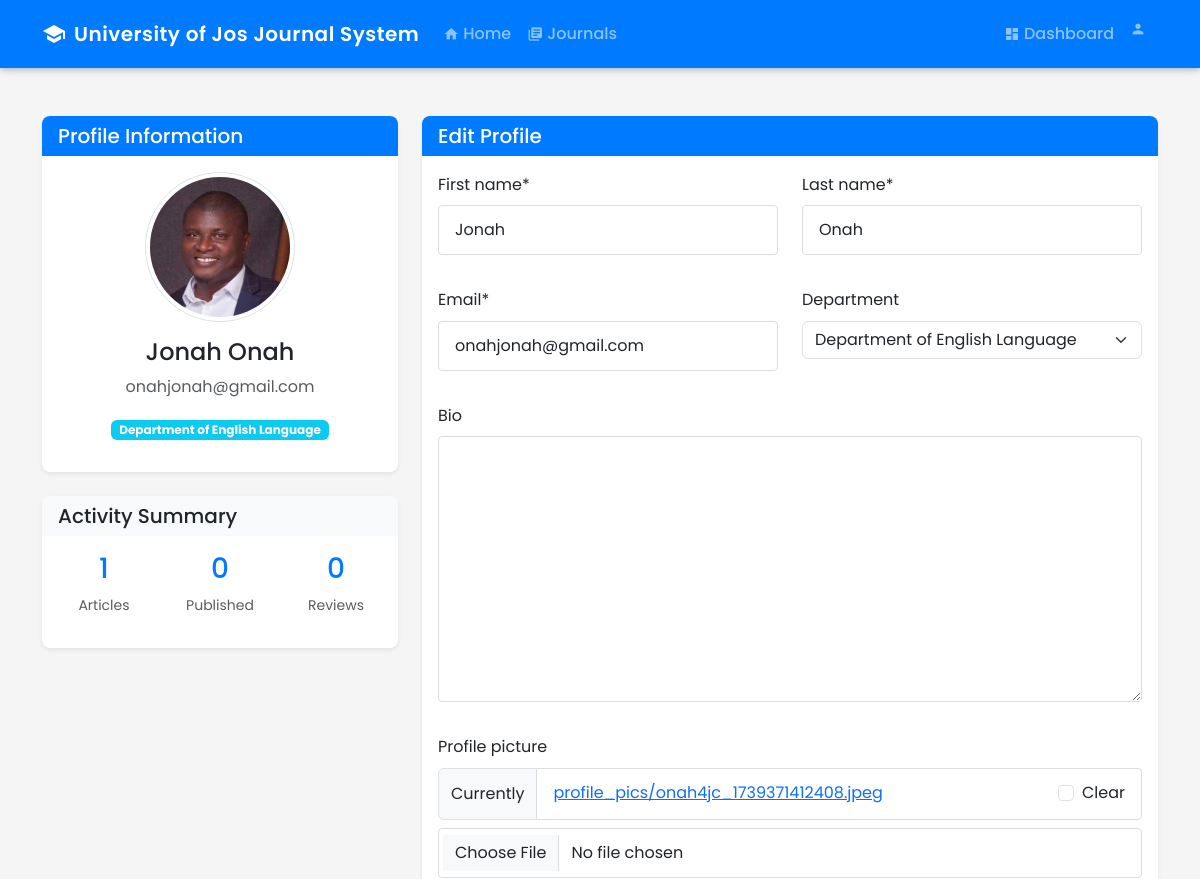
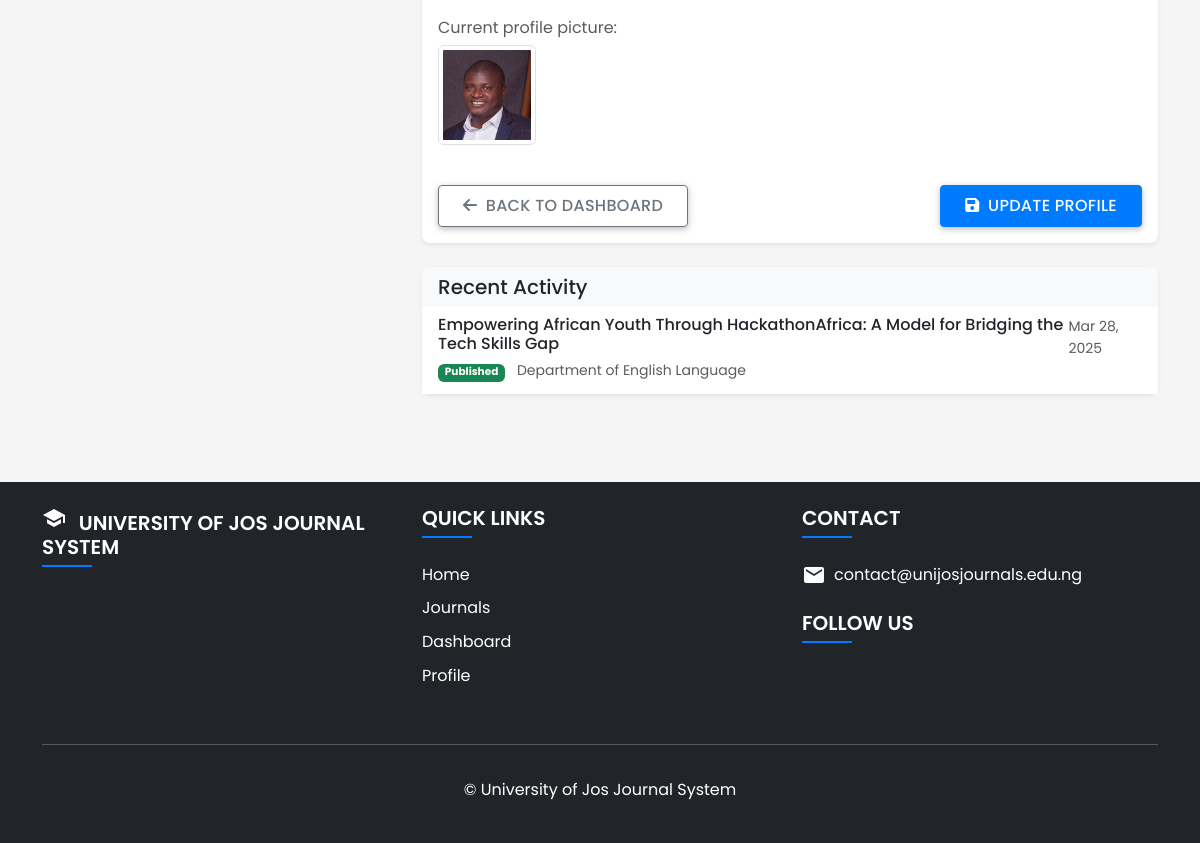
The page /profile/ (signed in) on the database as committed earlier (2 pictures, top to bottom).
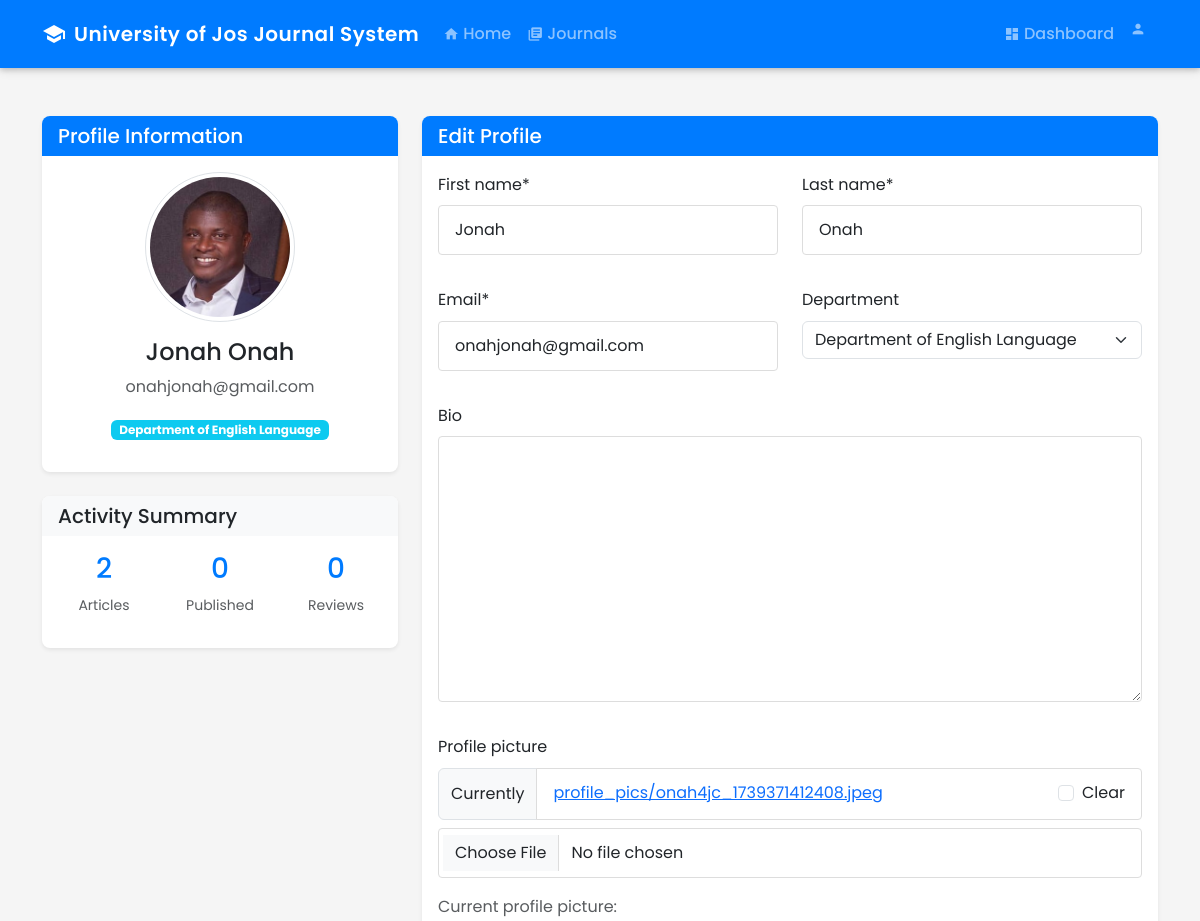
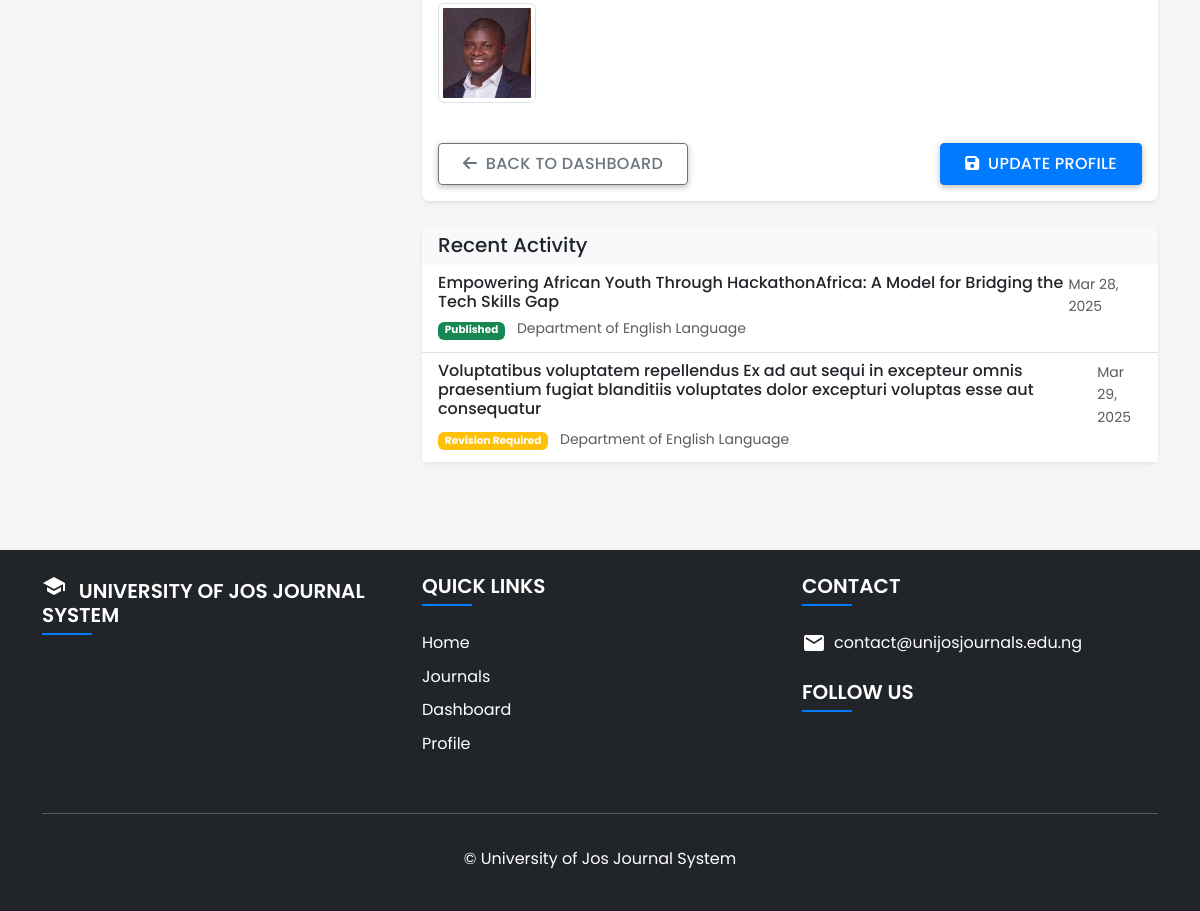
The same page on the database as committed later (2 pictures, top to bottom).
### journalapp/models.py (models this page shows, shortened)
class CustomUser(AbstractBaseUser, PermissionsMixin):
    email = models.EmailField(unique=True)
    first_name = models.CharField(max_length=30, blank=True)
    last_name = models.CharField(max_length=30, blank=True)
    is_active = models.BooleanField(default=True)
    is_staff = models.BooleanField(default=False)
    date_joined = models.DateTimeField(default=timezone.now)
    objects = CustomUserManager()
    USERNAME_FIELD = 'email'
    REQUIRED_FIELDS = []
    class Meta:
        verbose_name = 'User'
        verbose_name_plural = 'Users'
    def get_full_name(self):
        return f"{self.first_name} {self.last_name}".strip()

class Article(models.Model):
    STATUS_CHOICES = (
        ('draft', 'Draft'),
        ('submitted', 'Submitted'),
        ('under_review', 'Under Review'),
        ('revision_required', 'Revision Required'),
        ('accepted', 'Accepted'),
        ('rejected', 'Rejected'),
        ('published', 'Published'),
    )
    title = models.CharField(max_length=200)
    abstract = RichTextField()
    author = models.ForeignKey(settings.AUTH_USER_MODEL, on_delete=models.CASCADE, related_name='journals')
    department = models.ForeignKey(Department, on_delete=models.CASCADE)
    category = models.ForeignKey(ArticleCategory, on_delete=models.CASCADE)
    content = RichTextField()
    keywords = models.CharField(max_length=255, blank=True, help_text="Enter keywords separated by commas")
    file = models.FileField(upload_to='journal_files', blank=True, null=True)
    status = models.CharField(max_length=20, choices=STATUS_CHOICES, default='draft')
    revised_document = models.FileField(upload_to='revised_documents/', null=True, blank=True)
    revision_notes = models.TextField(blank=True, null=True)
    created_at = models.DateTimeField(auto_now_add=True)
    updated_at = models.DateTimeField(auto_now=True)
    published_at = models.DateTimeField(null=True, blank=True)

class Department(models.Model):
    name = models.CharField(max_length=100)
    code = models.CharField(max_length=10, unique=True)
    description = models.TextField(blank=True)
    journal_title = models.CharField(max_length=200, blank=True)
    journal_description = RichTextField(blank=True)
    cover_image = models.ImageField(upload_to='department_covers', blank=True, null=True)
    def __str__(self):
        return self.name

class Profile(models.Model):
    user = models.OneToOneField(settings.AUTH_USER_MODEL, on_delete=models.CASCADE)
    department = models.ForeignKey(Department, on_delete=models.SET_NULL, null=True, blank=True)
    bio = RichTextField(blank=True)
    profile_picture = models.ImageField(upload_to='profile_pics', blank=True, null=True)
    is_editor = models.BooleanField(default=False)
    is_reviewer = models.BooleanField(default=False)

### journalapp/views.py (the view)
# urls.py: path('profile/', views.profile, name='profile'),
@login_required
def profile(request):
    if request.method == 'POST':
        u_form = UserUpdateForm(request.POST, instance=request.user)
        p_form = ProfileUpdateForm(request.POST, request.FILES, instance=request.user.profile)
        if u_form.is_valid() and p_form.is_valid():
            u_form.save()
            p_form.save()
            messages.success(request, f'Your profile has been updated!')
            return redirect('profile')
    else:
        u_form = UserUpdateForm(instance=request.user)
        p_form = ProfileUpdateForm(instance=request.user.profile)
    context = {
        'u_form': u_form,
        'p_form': p_form
    }
    return render(request, 'journalapp/profile.html', context)

### journalapp/forms.py
class UserUpdateForm(forms.ModelForm):
    email = forms.EmailField()
    first_name = forms.CharField(max_length=30, required=True)
    last_name = forms.CharField(max_length=30, required=True)
    class Meta:
        model = User
        fields = ['email', 'first_name', 'last_name']

class ProfileUpdateForm(forms.ModelForm):
    class Meta:
        model = Profile
        fields = ['department', 'bio', 'profile_picture']

### journalapp/context_processors.py (called while the page is built)
def site_settings(request):
    try:
        settings = SiteSettings.objects.first()
        if not settings:
            settings = SiteSettings.objects.create()
    except:
        settings = None
    return {'site_settings': settings}

### journalapp/templates/journalapp/profile.html (shortened to what the changed rows need)
{% extends 'journalapp/base.html' %}
{% load crispy_forms_tags %}
{% block content %}
<div class="container py-5">
    <div class="row">
        <div class="col-lg-4 mb-4">
            <div class="card shadow-sm">
                <div class="card-body text-center">
                    {% if user.profile.profile_picture %}
                        <img src="{{ user.profile.profile_picture.url }}" alt="{{ user.get_full_name }}"
                             class="rounded-circle img-thumbnail mb-3" style="width: 150px; height: 150px; object-fit: cover;">
                    {% else %}
                        <div class="profile-avatar mb-3 mx-auto">
                            <span>{{ user.first_name|first }}{{ user.last_name|first }}</span>
                        </div>
                    {% endif %}
                    <h4>{{ user.get_full_name }}</h4>
                    <p class="text-muted">{{ user.email }}</p>
                    {% if user.profile.department %}
                        <div class="badge bg-info text-white mb-2">
                            {{ user.profile.department.name }}
                        </div>
                    {% endif %}
                </div>
            </div>
            <div class="card shadow-sm mt-4">
                <div class="card-body">
                    <div class="row text-center">
                        <div class="col-4">
                            <h3 class="text-primary">{{ user.journals.count }}</h3>
                            <p class="text-muted small">Articles</p>
                        </div>
                        <div class="col-4">
                            <h3 class="text-primary">{{ user.reviews.count }}</h3>
                            <p class="text-muted small">Reviews</p>
                        </div>
                    </div>
                </div>
            </div>
        </div>
        <div class="col-lg-8">
            <div class="card shadow-sm">
                <div class="card-body">
                    <form method="POST" enctype="multipart/form-data">
                        <div class="row">
                            <div class="col-md-6 mb-3">
                                {{ u_form.first_name|as_crispy_field }}
                            </div>
                            <div class="col-md-6 mb-3">
                                {{ u_form.last_name|as_crispy_field }}
                            </div>
                        </div>
                        <div class="row">
                            <div class="col-md-6 mb-3">
                                {{ u_form.email|as_crispy_field }}
                            </div>
                        </div>
                        <div class="row">
                            <div class="col-md-12 mb-3">
                                {% if user.profile.profile_picture %}
                                <div class="mt-2">
                                    <p class="text-muted mb-1">Current profile picture:</p>
                                    <img src="{{ user.profile.profile_picture.url }}" alt="Current profile picture"
                                         class="img-thumbnail" style="max-height: 100px;">
                                </div>
                                {% endif %}
                            </div>
                        </div>
                    </form>
                </div>
            </div>
            <div class="card shadow-sm mt-4">
                <div class="card-body p-0">
                    <div class="list-group list-group-flush">
                        {% for article in user.journals.all|slice:":5" %}
                        <div class="list-group-item">
                            <div class="d-flex w-100 justify-content-between">
                                <h6 class="mb-1">{{ article.title }}</h6>
                                <small class="text-muted">{{ article.updated_at|date:"M d, Y" }}</small>
                            </div>
                            <p class="mb-1 text-muted small">
                                <span class="badge {% if article.status == 'published' %}bg-success
                                      {% elif article.status == 'draft' %}bg-secondary
                                      {% elif article.status == 'under_review' %}bg-info
                                      {% elif article.status == 'revision_required' %}bg-warning
                                      {% elif article.status == 'rejected' %}bg-danger
                                      {% else %}bg-primary{% endif %}">
                                    {{ article.get_status_display }}
                                </span>
                                <span class="ms-2">{{ article.department.name }}</span>
                            </p>
                        </div>
                        {% endfor %}
                    </div>
                </div>
            </div>
        </div>
    </div>
</div>
{% endblock %}

Rows that differ between the two databases and show on the page:
changed CustomUser "Jonah Onah": journals.count "1" → "2"
added Article: title "Voluptatibus voluptatem repellendus Ex ad aut sequi in excepteur omnis praesentium fugiat blanditiis voluptates dolor excepturi voluptas esse aut consequatur", updated_at "Mar 29, 2025", status "Revision Required", department.name "Department of English Language"
